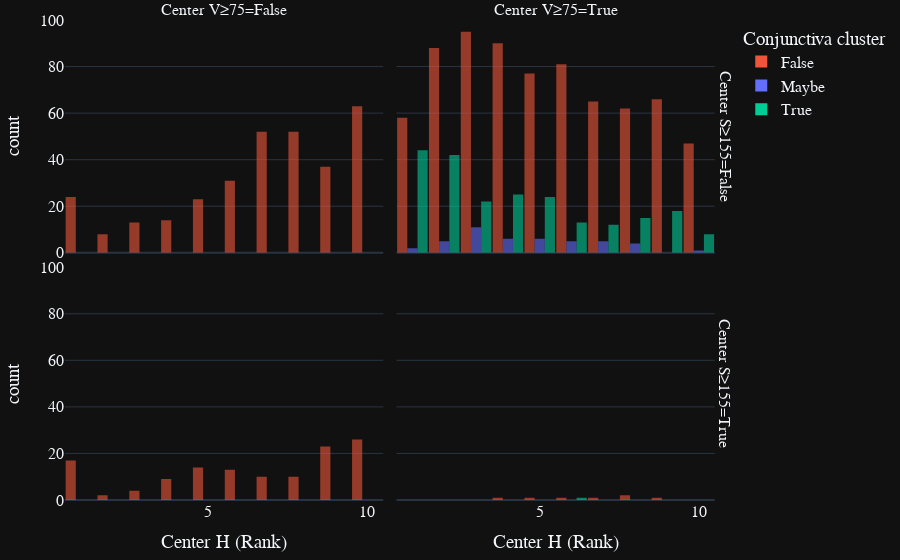

Notebook cell for this chart:
### Code cell
fig = px.histogram(all_metrics_flat, x="Ranks-Color-Center-H", marginal="box", opacity=0.6,
                   barmode="group",
                   facet_col="Values-Color-Center-V>=75",
                   facet_row="Values-Color-Center-S>=155",
                   color="Labels-Value", color_discrete_map=color_discrete_map,
                   category_orders=category_orders, labels=var_labels, template=plotly_template)
fig.update_layout(bargap=0.04)
fig.update_layout(font=dict(family="Arial",size=16,), margin=dict(l=20, r=20, t=20, b=20))
fig.show()
title = "HSV histogram- H val split at V >=75 and S >=75"
save_plotly_figure(fig, title)

### Figure 1 — Plotly figure (JSON) as saved in the notebook; plotly's stock layout.template omitted (floating-point values rounded to 4 significant figures; data arrays with more than 128 entries replaced by an {"elided": "..."} marker saying what was removed)
{"data": [{"alignmentgroup": "True", "bingroup": "x", "hovertemplate": "Conjunctiva cluster=False<br>Center S≥155=False<br>Center V≥75=False<br>Center H (Rank)=%{x}<br>count=%{y}<extra></extra>", "legendgroup": "False", "marker": {"color": "#EF553B", "opacity": 0.6, "pattern": {"shape": ""}}, "name": "False", "offsetgroup": "False", "orientation": "v", "showlegend": true, "x": {"elided": "317 int values"}, "xaxis": "x3", "yaxis": "y3", "type": "histogram"}, {"alignmentgroup": "True", "bingroup": "x", "hovertemplate": "Conjunctiva cluster=False<br>Center S≥155=False<br>Center V≥75=True<br>Center H (Rank)=%{x}<br>count=%{y}<extra></extra>", "legendgroup": "False", "marker": {"color": "#EF553B", "opacity": 0.6, "pattern": {"shape": ""}}, "name": "False", "offsetgroup": "False", "orientation": "v", "showlegend": false, "x": {"elided": "729 int values"}, "xaxis": "x4", "yaxis": "y4", "type": "histogram"}, {"alignmentgroup": "True", "bingroup": "x", "hovertemplate": "Conjunctiva cluster=False<br>Center S≥155=True<br>Center V≥75=False<br>Center H (Rank)=%{x}<br>count=%{y}<extra></extra>", "legendgroup": "False", "marker": {"color": "#EF553B", "opacity": 0.6, "pattern": {"shape": ""}}, "name": "False", "offsetgroup": "False", "orientation": "v", "showlegend": false, "x": [9, 10, 9, 10, 10, 9, 8, 7, 9, 10, 9, 10, 10, 8, 10, 10, 2, 9, 6, 4, 6, 6, 10, 8, 10, 9, 5, 6, 1, 10, 7, 7, 5, 7, 9, 7, 1, 9, 6, 5, 6, 1, 6, 1, 5, 5, 5, 4, 7, 9, 5, 4, 10, 10, 6, 1, 5, 9, 5, 7, 7, 10, 1, 7, 6, 9, 5, 9, 8, 3, 4, 8, 9, 1, 9, 1, 9, 4, 8, 10, 6, 10, 1, 9, 8, 7, 1, 8, 8, 10, 10, 5, 2, 10, 8, 9, 10, 9, 3, 4, 3, 6, 1, 9, 5, 6, 9, 4, 10, 1, 5, 10, 4, 9, 9, 1, 10, 1, 10, 4, 1, 10, 1, 6, 10, 1, 3, 5], "xaxis": "x", "yaxis": "y", "type": "histogram"}, {"alignmentgroup": "True", "bingroup": "x", "hovertemplate": "Conjunctiva cluster=False<br>Center S≥155=True<br>Center V≥75=True<br>Center H (Rank)=%{x}<br>count=%{y}<extra></extra>", "legendgroup": "False", "marker": {"color": "#EF553B", "opacity": 0.6, "pattern": {"shape": ""}}, "name": "False", "offsetgroup": "False", "orientation": "v", "showlegend": false, "x": [6, 5, 8, 9, 4, 7, 8], "xaxis": "x2", "yaxis": "y2", "type": "histogram"}, {"alignmentgroup": "True", "bingroup": "x", "hovertemplate": "Conjunctiva cluster=Maybe<br>Center S≥155=False<br>Center V≥75=True<br>Center H (Rank)=%{x}<br>count=%{y}<extra></extra>", "legendgroup": "Maybe", "marker": {"color": "#636EFA", "opacity": 0.6, "pattern": {"shape": ""}}, "name": "Maybe", "offsetgroup": "Maybe", "orientation": "v", "showlegend": true, "x": [2, 4, 5, 6, 2, 3, 2, 5, 3, 4, 8, 6, 3, 3, 5, 1, 6, 2, 3, 7, 3, 10, 8, 5, 1, 4, 4, 3, 2, 4, 7, 7, 5, 3, 8, 4, 6, 3, 5, 3, 3, 8, 7, 7, 6], "xaxis": "x4", "yaxis": "y4", "type": "histogram"}, {"alignmentgroup": "True", "bingroup": "x", "hovertemplate": "Conjunctiva cluster=True<br>Center S≥155=False<br>Center V≥75=True<br>Center H (Rank)=%{x}<br>count=%{y}<extra></extra>", "legendgroup": "True", "marker": {"color": "#00CC96", "opacity": 0.6, "pattern": {"shape": ""}}, "name": "True", "offsetgroup": "True", "orientation": "v", "showlegend": true, "x": {"elided": "223 int values"}, "xaxis": "x4", "yaxis": "y4", "type": "histogram"}, {"alignmentgroup": "True", "bingroup": "x", "hovertemplate": "Conjunctiva cluster=True<br>Center S≥155=True<br>Center V≥75=True<br>Center H (Rank)=%{x}<br>count=%{y}<extra></extra>", "legendgroup": "True", "marker": {"color": "#00CC96", "opacity": 0.6, "pattern": {"shape": ""}}, "name": "True", "offsetgroup": "True", "orientation": "v", "showlegend": false, "x": [6], "xaxis": "x2", "yaxis": "y2", "type": "histogram"}], "layout": {"xaxis": {"anchor": "y", "domain": [0.0, 0.48], "title": {"text": "Center H (Rank)"}}, "yaxis": {"anchor": "x", "domain": [0.0, 0.485], "title": {"text": "count"}}, "xaxis2": {"anchor": "y2", "domain": [0.5, 0.98], "matches": "x", "title": {"text": "Center H (Rank)"}}, "yaxis2": {"anchor": "x2", "domain": [0.0, 0.485], "matches": "y", "showticklabels": false}, "xaxis3": {"anchor": "y3", "domain": [0.0, 0.48], "matches": "x", "showticklabels": false}, "yaxis3": {"anchor": "x3", "domain": [0.515, 1.0], "matches": "y", "title": {"text": "count"}}, "xaxis4": {"anchor": "y4", "domain": [0.5, 0.98], "matches": "x", "showticklabels": false}, "yaxis4": {"anchor": "x4", "domain": [0.515, 1.0], "matches": "y", "showticklabels": false}, "annotations": [{"font": {}, "showarrow": false, "text": "Center V≥75=False", "x": 0.24, "xanchor": "center", "xref": "paper", "y": 1.0, "yanchor": "bottom", "yref": "paper"}, {"font": {}, "showarrow": false, "text": "Center V≥75=True", "x": 0.74, "xanchor": "center", "xref": "paper", "y": 1.0, "yanchor": "bottom", "yref": "paper"}, {"font": {}, "showarrow": false, "text": "Center S≥155=True", "textangle": 90, "x": 0.98, "xanchor": "left", "xref": "paper", "y": 0.2425, "yanchor": "middle", "yref": "paper"}, {"font": {}, "showarrow": false, "text": "Center S≥155=False", "textangle": 90, "x": 0.98, "xanchor": "left", "xref": "paper", "y": 0.7575, "yanchor": "middle", "yref": "paper"}], "legend": {"title": {"text": "Conjunctiva cluster"}, "tracegroupgap": 0}, "margin": {"t": 20, "l": 20, "r": 20, "b": 20}, "barmode": "group", "bargap": 0.04, "font": {"family": "Arial", "size": 16}}}
